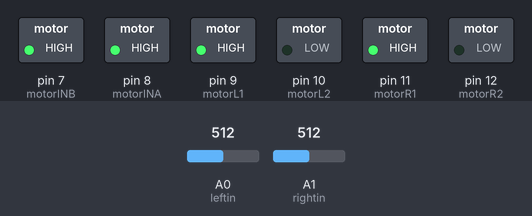
The sketch below on a simulated Arduino Uno, built with avr-gcc and run on an emulated ATmega328P. Shown: switched loads named in the sketch (green lamp = pin HIGH). Inputs (shaded band) come from the test bench; at power-on: A0 (leftin) = 512, A1 (rightin) = 512.

Above: at 1.2 s.
1.3 s: A0 (leftin) set to 308
2.8 s: A0 (leftin) set to 288
At 3.9 s:
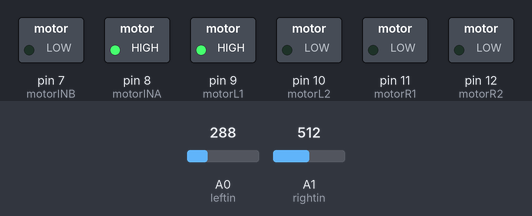
4.3 s: A0 (leftin) set to 306
At 5.0 s:
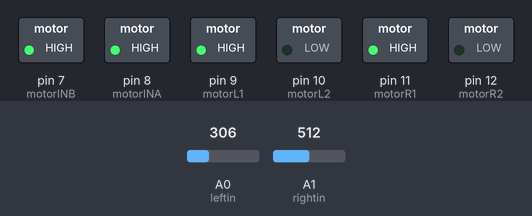
5.8 s: A1 (rightin) set to 311
7.3 s: A1 (rightin) set to 285
At 8.5 s:
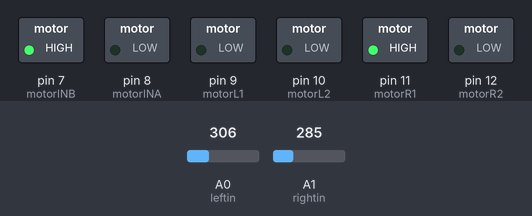
8.8 s: A1 (rightin) set to 306
At 9.7 s:
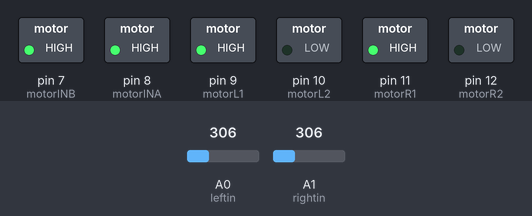
Timing chart, 0 to 11.3 s (numbered marks = the images above; inputs shaded):
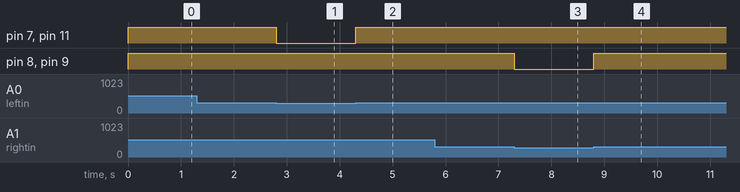

Measured:
- the behaviour switches between 300 and 299 on A0 (leftin) (found by bisection; images 0 and 1)
- the behaviour switches between 300 and 299 on A1 (rightin) (found by bisection; images 2 and 3)
- after the input at 1.3 s, every drawn part: stays the same
- after the input at 2.8 s, pin 7 (motorINB), pin 11 (motorR1): HIGH → LOW at once
- after the input at 4.3 s, pin 7 (motorINB), pin 11 (motorR1): LOW → HIGH at once
- after the input at 5.8 s, every drawn part: stays the same
- after the input at 7.3 s, pin 8 (motorINA), pin 9 (motorL1): HIGH → LOW at once
- after the input at 8.8 s, pin 8 (motorINA), pin 9 (motorL1): LOW → HIGH at once

The sketch:

robot.ino
```cpp
int leftin= A0;
int rightin= A1;
int motorINA= 8;
int motorL1= 9;
int motorL2= 10;
int motorR1= 11;
int motorR2= 12;
int motorINB= 7;
int leftvalor= 0;
int rightvalor= 0;

void setup ()
{
  pinMode (motorINA, OUTPUT);
  pinMode (motorL1,OUTPUT);
  pinMode (motorL2, OUTPUT);
  pinMode (motorR1, OUTPUT);
  pinMode (motorR2, OUTPUT);
  pinMode (motorINB, OUTPUT);
}
void loop ()

{ leftvalor=analogRead(leftin);
rightvalor=analogRead (rightin);

if (leftvalor<300&&
rightvalor<300)
{ digitalWrite(motorL1,HIGH);
digitalWrite (motorINA,HIGH);
digitalWrite(motorR1,HIGH);
digitalWrite(motorINB,HIGH);
}
else {
  if(leftvalor>300&&
  rightvalor<300)
  { digitalWrite(motorL1,LOW);
  digitalWrite(motorINA,LOW);
  digitalWrite(motorR1,HIGH);
  digitalWrite(motorINB,HIGH);
  }
  else{
    if (leftvalor<300 &&
    rightvalor>300)
    {digitalWrite(motorL1,HIGH);
    digitalWrite(motorINA,HIGH);
    digitalWrite(motorR1,LOW);
    digitalWrite(motorINB,LOW);
    }
    else{
      if (leftvalor>300&&
      rightvalor>300)
      { digitalWrite(motorL1, HIGH);
      digitalWrite(motorINA,HIGH);
      digitalWrite(motorR1, HIGH);
      digitalWrite(motorINB,HIGH);
      }
    }
  }
}
}
```
